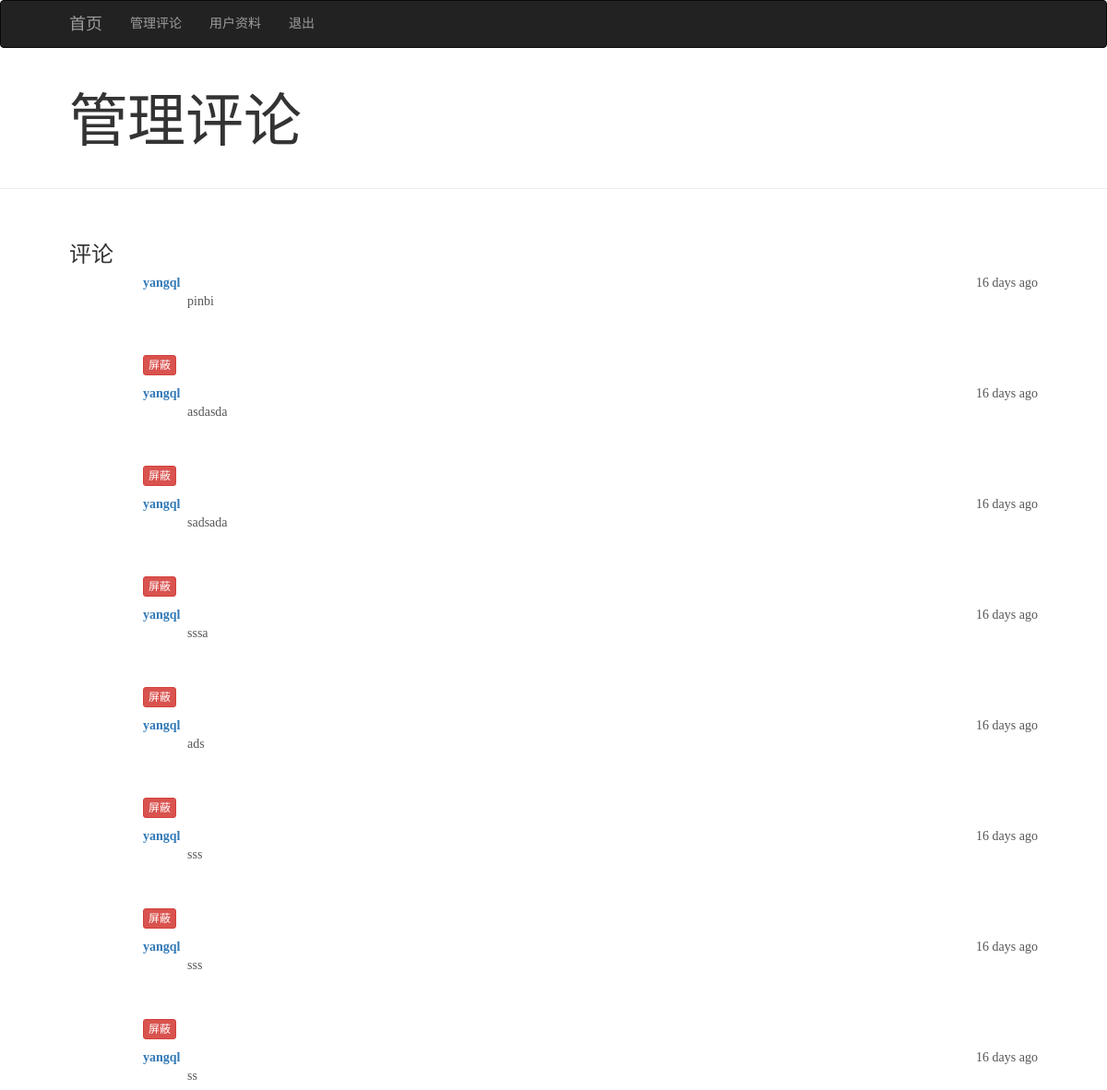
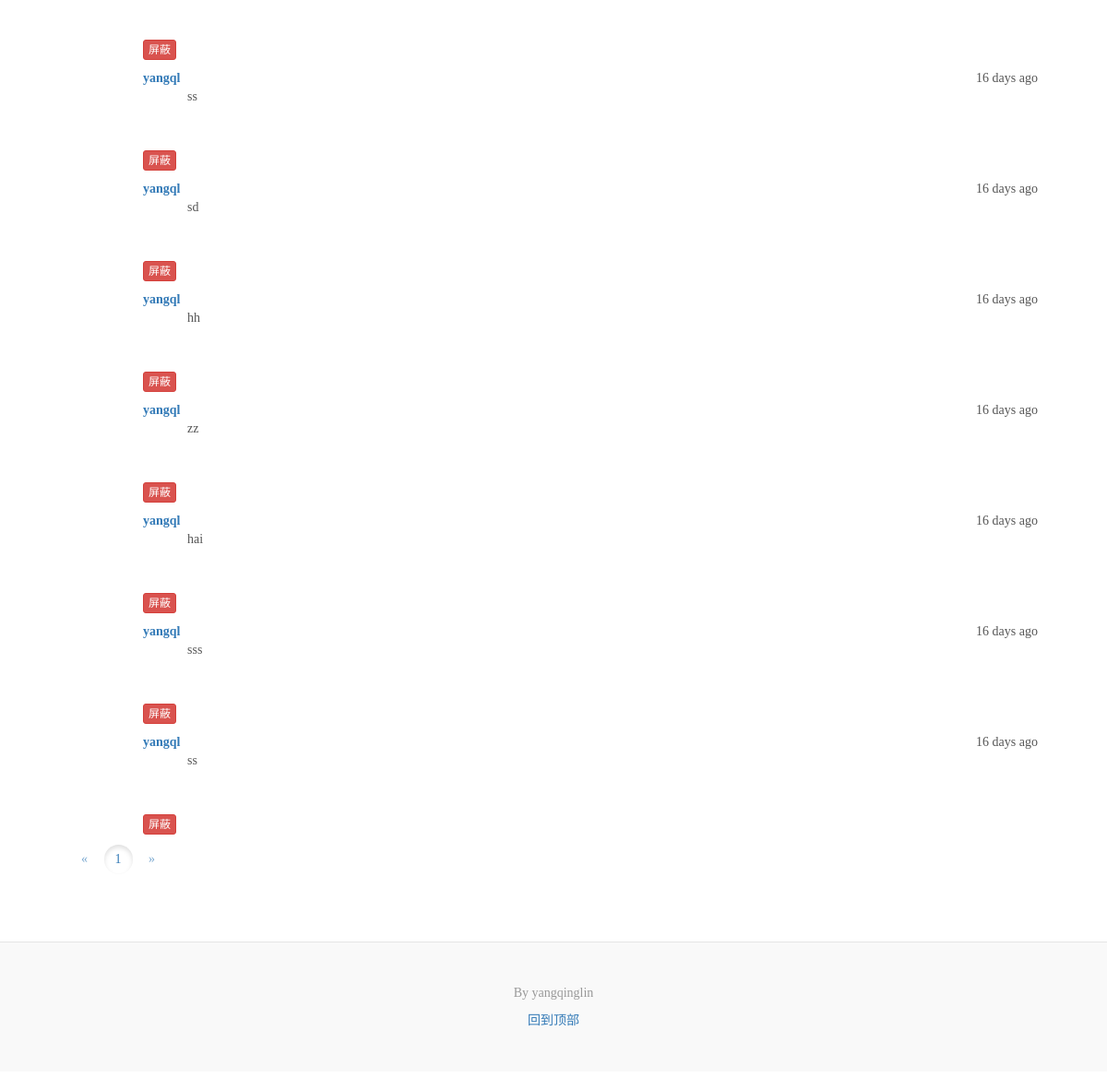
Screenshot of /moderate (signed in) with the database file from the repository (2 pictures, top to bottom).
### app/model.py (models this page shows, shortened)
class Comment(db.Model):
    __tablename__='comments'
    id=db.Column(db.Integer,primary_key=True)
    body=db.Column(db.Text)
    body_html=db.Column(db.Text)
    timestamp=db.Column(db.DateTime,index=True,default=datetime.utcnow())
    disabled=db.Column(db.Boolean)
    author_id=db.Column(db.Integer,db.ForeignKey('users.id'))
    post_id=db.Column(db.Integer,db.ForeignKey('posts.id'))

class User(UserMixin, db.Model):
    __tablename__ = 'users'
    id = db.Column(db.Integer, primary_key=True)
    email = db.Column(db.String(64), unique=True, index=True)
    username = db.Column(db.String(64), unique=True, index=True)
    role_id = db.Column(db.Integer, db.ForeignKey('roles.id'))
    password_hash = db.Column(db.String(128))
    posts = db.relationship( 'Post', backref = 'author', lazy = 'dynamic' )
    confirmed = db.Column( db.Boolean, default = False )
    name=db.Column(db.String(64))
    about_me=db.Column(db.Text())
    member_since=db.Column(db.DateTime(),default=datetime.utcnow())
    last_seen=db.Column(db.DateTime(),default=datetime.utcnow())
    comments=db.relationship('Comment',backref='author',lazy='dynamic')
    followed=db.relationship('Follow',
                             foreign_keys=[Follow.follower_id],
                             backref=db.backref('follower',lazy='joined'),
                             lazy='dynamic',
                             cascade='all,delete-orphan')
    followers = db.relationship( 'Follow',
                                foreign_keys = [Follow.followed_id] ,
                                backref = db.backref( 'followed', lazy = 'joined' ),
                                lazy = 'dynamic',
                                cascade = 'all,delete-orphan')
    def ping(self):
        self.last_seen=datetime.utcnow()
        db.session.add(self)
    def can(self,permissions):
        return (self.role is not None) and ((self.role.permissions & permissions) ==permissions)
    @property
    def password( self ):
        raise AttributeError( 'password is not a readable attribute' )

### app/main/views.py (the view)
@main.route('/moderate')
@login_required
@permission_required(Permission.MODERATE_COMMENTS)
def moderate():
    page=request.args.get('page',1,type=int)
    pagination=Comment.query.order_by(Comment.timestamp.desc()).paginate(
        page,per_page = current_app.config['FLASKY_COMMENTS_PER_PAGE'],
        error_out = False)
    comments=pagination.items
    return render_template('moderate.html',comments=comments,
                           pagination=pagination,page=page)

### app/author/views.py (called while the page is built)
@auth.before_app_request#获取权限时需要确认账户,若未确认，则跳转到/unconfirmed
def before_request():
    if current_user.is_authenticated :
        current_user.ping()#刷新用户访问时间
        if not current_user.confirmed \
            and request.endpoint [ :5 ] != 'auth.'\
            and request.endpoint != 'static':
            return redirect( url_for( 'auth.unconfirmed'))

### app/main/__init__.py (called while the page is built)
@main.app_context_processor#在模板中创建Permission的上下文
def inject_permission():
    return dict(Permission=Permission)

### app/model.py (called while the page is built)
@login_manager.user_loader
def load_user(user_id):
    return User.query.get(int(user_id))

### app/templates/moderate.html
{%extends "base.html" %}
{%import "_macros.html" as macros %}
{%block blogtitle%}管理评论{%endblock%}
{%block posts%}
{%set moderate = True %}
{%include '_comments.html' %}
{%endblock%}
{%block pagination%}
<nav class="blog-pagination">
{{ macros.pagination_widget(pagination, '.moderate') }}
</nav>
{%endblock pagination%}

### app/templates/_comments.html (shortened to what this page needs)
<h3>评论</h3>
{%for comment in comments%}
<ul id="comments">
    <ol>
    <div class="post-date">
	{{ moment(comment.timestamp).fromNow(refresh=True) }}
	</div>
	<div class="post-author">
            <a href="{{ url_for('.user', username=comment.author.username) }}">
                {{ comment.author.username }}
            </a>
    </div>
    <div class="post-content">
            {%if moderate or not comment.disabled %}
                {%if comment.body_html %}
                    {{ comment.body_html | safe }}
                {%else %}
                    {{ comment.body }}
                {%endif %}
            {%endif %}
    </div>
            {%if moderate %}
            <br>
                {%if comment.disabled %}
                    <a class="btn btn-success btn-xs" href="{{url_for('.moderate_enable', id=comment.id, page=page) }}">显示</a>
                {%else %}
                    <a class="btn btn-danger btn-xs" href="{{url_for('.moderate_disable',
                    id=comment.id, page=page) }}">屏蔽</a>
                {%endif %}
            {%endif %}
</ol>
</ul>
{%endfor%}

### app/static/css/blog.css (style rules this page uses)
@media (min-width: 48em) { html { font-size: 18px; } }
body { font-family: Georgia, "Times New Roman", Times, serif; color: #555; }
h1, .h1, h2, .h2, h3, .h3, h4, .h4, h5, .h5, h6, .h6 { font-family: "Helvetica Neue", Helvetica, Arial, sans-serif; font-weight: 400; color: #333; }
.blog-pagination { margin-bottom: 4rem; }
div.post-date { float: right; }
div.post-author { font-weight: bold; }
div.post-content { margin-left: 48px; min-height: 48px; }

### app/static/css/navbar.css (style rules this page uses)
body { padding-bottom: 20px; }

### rows the page displays
Comment: timestamp "16 days ago", author.username "yangql", body_html "pinbi"
Comment: timestamp "16 days ago", author.username "yangql", body_html "asdasda"
Comment: timestamp "16 days ago", author.username "yangql", body_html "sadsada"
Comment: timestamp "16 days ago", author.username "yangql", body_html "sssa"
Comment: timestamp "16 days ago", author.username "yangql", body_html "ads"
Comment: timestamp "16 days ago", author.username "yangql", body_html "sss"
Comment: timestamp "16 days ago", author.username "yangql", body_html "sss"
Comment: timestamp "16 days ago", author.username "yangql", body_html "ss"
Comment: timestamp "16 days ago", author.username "yangql", body_html "ss"
Comment: timestamp "16 days ago", author.username "yangql", body_html "sd"
Comment: timestamp "16 days ago", author.username "yangql", body_html "hh"
Comment: timestamp "16 days ago", author.username "yangql", body_html "zz"
Comment: timestamp "16 days ago", author.username "yangql", body_html "hai"
Comment: timestamp "16 days ago", author.username "yangql", body_html "sss"
Comment: timestamp "16 days ago", author.username "yangql", body_html "ss"

### other values shown
{{ p }} "1"
